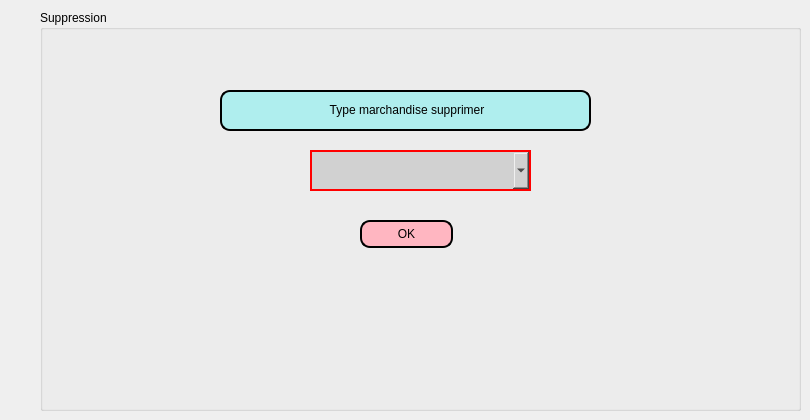
     <widget class="QWidget" name="tab_16">
      <attribute name="title">
       <string>Supprimer</string>
      </attribute>
      <widget class="QGroupBox" name="groupBox_3">
       <property name="geometry">
        <rect>
         <x>40</x>
         <y>10</y>
         <width>761</width>
         <height>401</height>
        </rect>
       </property>
       <property name="title">
        <string>Suppression</string>
       </property>
       <widget class="QLabel" name="label">
        <property name="geometry">
         <rect>
          <x>180</x>
          <y>80</y>
          <width>371</width>
          <height>41</height>
         </rect>
        </property>
        <property name="styleSheet">
         <string notr="true">border: 2px solid black;
border-radius: 10px;
padding: 0 8px;
background: #AFEEEE;
font: bold, &quot;Comic Sans MS&quot;;;
text-align:center;</string>
        </property>
        <property name="text">
         <string>&lt;html&gt;&lt;head/&gt;&lt;body&gt;&lt;p align=&quot;center&quot;&gt;&lt;span style=&quot; font-size:9pt;&quot;&gt;Type marchandise supprimer&lt;/span&gt;&lt;/p&gt;&lt;/body&gt;&lt;/html&gt;</string>
        </property>
       </widget>
       <widget class="QPushButton" name="pushButton_supprimer_marchandise">
        <property name="geometry">
         <rect>
          <x>320</x>
          <y>210</y>
          <width>93</width>
          <height>28</height>
         </rect>
        </property>
        <property name="styleSheet">
         <string notr="true">border: 2px solid black;
border-radius: 10px;
padding: 0 8px;
background:#FFB6C1	;
font: bold, &quot;Comic Sans MS&quot;;
</string>
        </property>
        <property name="text">
         <string>OK</string>
        </property>
       </widget>
       <widget class="QComboBox" name="comboBox_TYPE_marchandise">
        <property name="geometry">
         <rect>
          <x>270</x>
          <y>140</y>
          <width>221</width>
          <height>41</height>
         </rect>
        </property>
        <property name="styleSheet">
         <string notr="true">border-width:2px;
border-style:solid;
border-color:red;
background: #d1d1d1;</string>
        </property>
       </widget>
      </widget>
     </widget>
